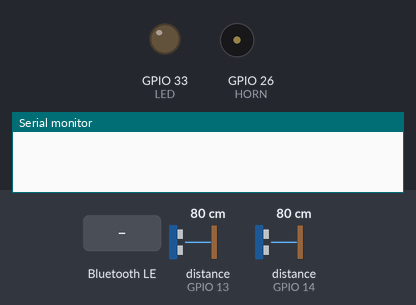
Bench run of a sketch on a simulated ESP32. On the bench: output pins drawn as LEDs (lit = HIGH), buzzer (waves = sounding, pin HIGH), the last lines printed to the serial monitor. Dashed ring = blinking. The test bench sets the inputs (shaded band); at power-on: distance to the obstacle (sensors on GPIO 13, GPIO 14) 80 cm. The echo pulse lasts 58.3 µs per cm; nothing arrives over Bluetooth unless stated; a phone connects over Bluetooth LE 3 s after start.

Above: at 1.2 s.
1.3 s: Bluetooth LE write "D1:" received
At 3.13 s:
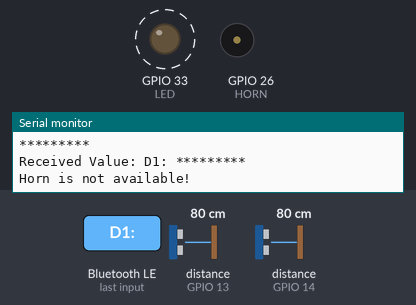
4.3 s: Bluetooth LE write "1" received
Timing chart, 0 to 7.3 s (numbered marks = the images above; inputs shaded):
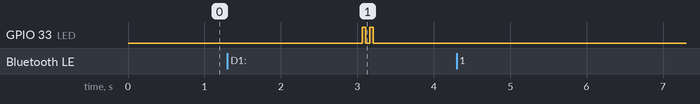

The sketch:

ESP_BLE_updatable.ino
```cpp
// Bluetooth Low Energy libraries and variables

#include <BLEDevice.h>
#include <BLEServer.h>
#include <BLEUtils.h>
#include <BLE2902.h>

BLECharacteristic *pCharacteristic;

bool deviceConnected = false;

// UART service UUID
#define SERVICE_UUID           "6E400001-B5A3-F393-E0A9-E50E24DCCA9E"

#define CHARACTERISTIC_UUID_RX "6E400002-B5A3-F393-E0A9-E50E24DCCA9E"
#define CHARACTERISTIC_UUID_TX "6E400003-B5A3-F393-E0A9-E50E24DCCA9E"

// Ultrasound sensor improved library
#include <NewPing.h>

// Vars and pins definition
#define TRIGGER_PIN_1  12
#define ECHO_PIN_1     13
#define TRIGGER_PIN_2  27
#define ECHO_PIN_2     14
#define MAX_DISTANCE   400 // Maximum distance we want to measure (in centimeters).
#define HORN           26
#define SIGNAL         25
#define LED            33

bool LED_BOOL = true;
bool HORN_BOOL = false;
bool STRANGER_DANGER = false;
bool first_time = false;

String msg_dist;

// NewPing setup of pins and maximum distance.
NewPing sonar_1(TRIGGER_PIN_1, ECHO_PIN_1, MAX_DISTANCE);
NewPing sonar_2(TRIGGER_PIN_2, ECHO_PIN_2, MAX_DISTANCE);

// Global vars to store distance values from both HC-SR04 sensors
unsigned int distance_1 = 0;
unsigned int distance_2 = 0;


//-----------------------------------------------
//--------- BLE device connected check ----------
//-----------------------------------------------

// Check if device is connected via bluetooth
class MyServerCallbacks: public BLEServerCallbacks {
    void onConnect(BLEServer* pServer) {
      deviceConnected = true;
      //Serial.println("ESP is connected via bluetooth");
      //delay(1000);
    };

    void onDisconnect(BLEServer* pServer) {
      deviceConnected = false;
      bool LED_BOOL = true;
      bool HORN_BOOL = false;
      bool STRANGER_DANGER = false;
      bool first_time = false;

    }
};


//-----------------------------------------------
//-------- BLE received msg callbacks -----------
//-----------------------------------------------

class MyCallbacks: public BLECharacteristicCallbacks {
    void onWrite(BLECharacteristic *pCharacteristic) {
      std::string rxValue = pCharacteristic->getValue();

      if (rxValue.length() > 0) {
        Serial.println("********* ");
        Serial.print("Received Value: ");

        for (int i = 0; i < rxValue.length(); i++) {
          Serial.print(rxValue[i]);
        }

        Serial.print(" *********");
        Serial.println();

        // Do stuff based on the command received from the app
        if (rxValue.find("A") != -1) {
          Serial.println("LED is available!");
          LED_BOOL = true;
        }

        else if (rxValue.find("B") != -1) {
          Serial.println("LED is not available!");
          LED_BOOL = false;
        }

        else if (rxValue.find("C") != -1) {
          Serial.println("Horn is available!");
          HORN_BOOL = true;
        }

        else if (rxValue.find("D") != -1) {
          Serial.println("Horn is not available!");
          HORN_BOOL = false;
        }

        Serial.println();
      }
      delay(1000);
    }
};


//-----------------------------------------------
//------ Setup function - only runs once --------
//-----------------------------------------------

void setup()
{
  //Serial.begin(115200); // Start serial monitor at 115200

  //Serial.println("The ESP is ready to pair with a bluetooth device");

  // Define pins mode
  pinMode(LED, OUTPUT);
  pinMode(HORN, OUTPUT);

  // Create the BLE Device
  BLEDevice::init("CYCLOGARD"); // Give it a name

  // Create the BLE Server
  BLEServer *pServer = BLEDevice::createServer();
  pServer->setCallbacks(new MyServerCallbacks());

  // Create the BLE Service
  BLEService *pService = pServer->createService(SERVICE_UUID);

  // Create a BLE Characteristic to send values from ESP to device
  pCharacteristic = pService->createCharacteristic(
                      CHARACTERISTIC_UUID_TX,
                      BLECharacteristic::PROPERTY_NOTIFY
                    );

  pCharacteristic->addDescriptor(new BLE2902());

  // Characteristic that allows connected device to send information to the ESP
  BLECharacteristic *pCharacteristic = pService->createCharacteristic(
                                         CHARACTERISTIC_UUID_RX,
                                         BLECharacteristic::PROPERTY_WRITE
                                       );

  pCharacteristic->setCallbacks(new MyCallbacks());

  // Start the service
  pService->start();

  // Start advertising
  pServer->getAdvertising()->start();

  // Debug
  //Serial.println("Waiting a client connection to notify...");
}


//-----------------------------------------------
//----------- Main function - loop --------------
//-----------------------------------------------

void loop()
{

  // Wait 50ms between pings (about 20 pings/sec).
  // 29ms should be the shortest delay between pings.
  delay(50);

  // Debug
  //Serial.println("Bool device is connected: " && deviceConnected);

  // Let's convert the string message to a character array:
  if (deviceConnected) {

    // Do actions according to the distance measured with the sensors
    distance_check();

    // Make sure the array is big enough to store all the values
    char msg_send[9];

    // Assign each msg character to a space in the array
    msg_dist.toCharArray(msg_send, 8);

    // Assign value to the correct bluetooth characteristic
    pCharacteristic->setValue(msg_send);

    // Send the value via BLE
    pCharacteristic->notify();

    // Debug
    //Serial.println("*** Sent Value: ");
    //Serial.print(msg_send);
    //Serial.print(" ***");
    //Serial.println();
  }

  else if (first_time) {
    turn_led_off();
  }
  //delay(1000);
}


//-----------------------------------------------
//------- Distance checking and actions ---------
//-----------------------------------------------

// If distance < threshold, activate buzzer and LED
void distance_check()
{
  // First, get distance from ultrassound sensors
  distance_get();

  // Debug
  //Serial.println();
  //Serial.println("D1: ");
  //Serial.print(distance_1);
  //Serial.println();
  //Serial.println("D2: ");
  //Serial.print(distance_2);

  // If distance reading is between threshold, do actions
  if ((distance_1 > 40 && distance_1 < 150) || (distance_2 > 40 && distance_2 < 150))
  {
    // Boolean variable to indicate we're in danger zone
    STRANGER_DANGER = true;

    // If LED boolean is true and it's not already on, turn it on
    if (LED_BOOL && !first_time) {
      turn_led_on();
    }

    // If HORN boolean is true, turn it on
    else if (HORN_BOOL){
      turn_horn_on();
    }

    // If LED boolean is false and LED is already on, turn it off
    else if (!LED_BOOL && first_time){
      turn_led_off();
    }
  }

  // Else, turn stuff off - don't do any actions
  else
  {
    // Danger boolean is off
    STRANGER_DANGER = false;

    if (first_time)
    {
      turn_led_off();
    }

    // Debug
    //Serial.println(" Not in Danger");
  }
}


//-----------------------------------------------
//-------------- Distance get -------------------
//-----------------------------------------------

// Get distance with the new.ping library in centimeters and output a concatenated string
String distance_get()
{
  // Send ping, get distance in cm and print result (0 = outside set distance range)
  int distance_1_cm = sonar_1.ping_cm();
  int distance_2_cm = sonar_2.ping_cm();

  // Associate values with the global variables
  distance_1 = distance_1_cm;
  distance_2 = distance_2_cm;

  // Transform values into a string
  String msg = String(distance_1_cm) + ";" + String(distance_2_cm) + ";" + STRANGER_DANGER;
  msg_dist = msg;

  // Degub
  //Serial.println();
  //Serial.println("D1: ");
  //Serial.print(distance_1_cm);
  //Serial.print(" from distance_get");
  //Serial.println();
  //Serial.println("D2: ");
  //Serial.print(distance_2_cm);
  //Serial.print(" from distance_get");

  return msg;
};


//-----------------------------------------------
//------------ Action functions -----------------
//-----------------------------------------------

// Turning LED off
void turn_led_off()
{
  digitalWrite(LED, HIGH);
  delay(50);
  digitalWrite(LED, LOW);

  first_time = false;
};


// Turning LED on
void turn_led_on()
{
  delay(50);
  digitalWrite(LED, HIGH);
  delay(50);
  digitalWrite(LED, LOW);
  delay(50);
  digitalWrite(LED, HIGH);
  delay(50);
  digitalWrite(LED, LOW);
  delay(50);

  //Serial.println("SD LED ON");

  first_time = true;
};


// Turning horn on
void turn_horn_on()
{
  delay(50);
  digitalWrite(HORN, HIGH);
  delay(50);
  digitalWrite(HORN, LOW);
  delay(1000);

  //Serial.println("SD HORN ON");
};
```
